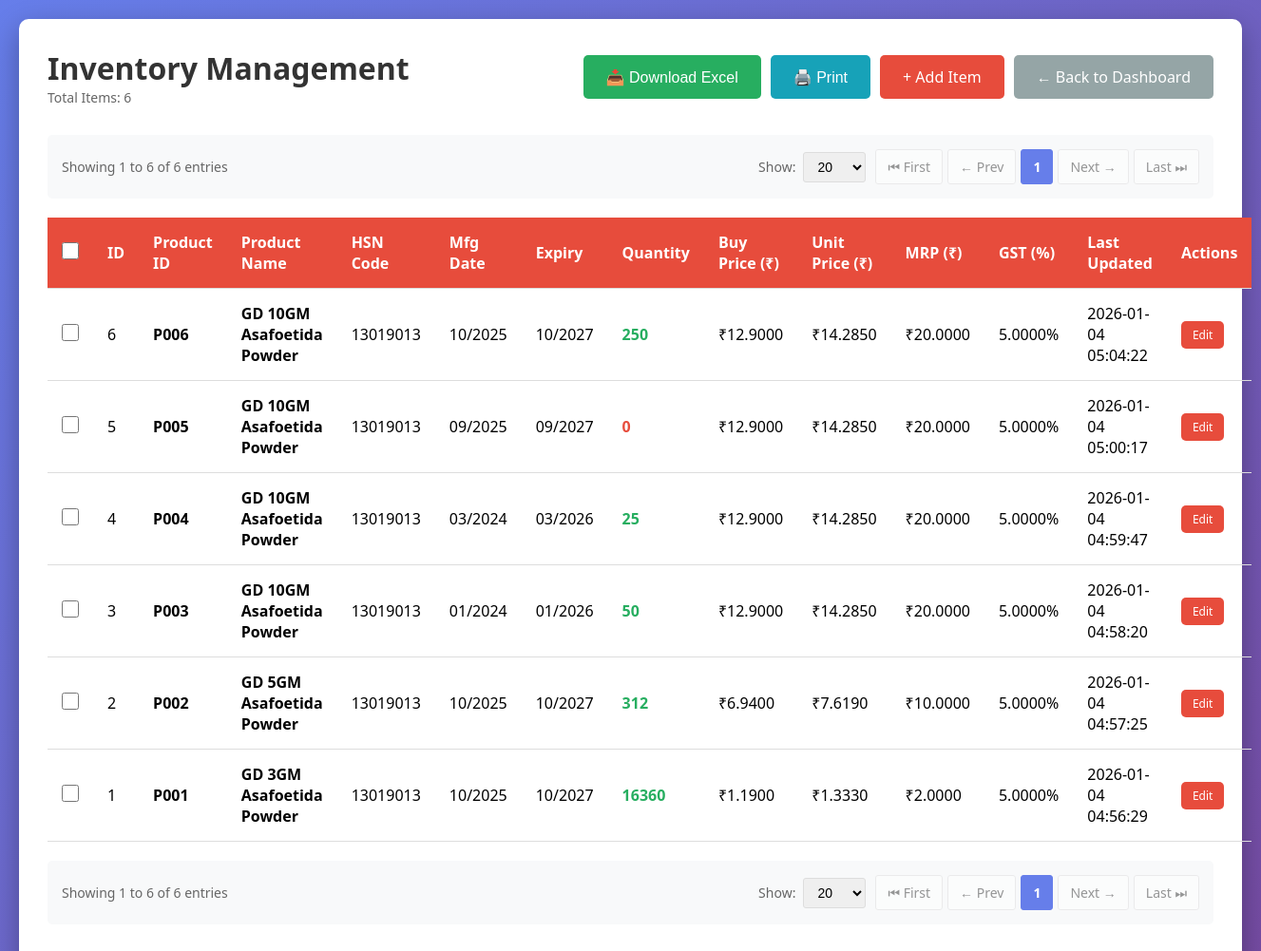
Screenshot of /inventory/ with the database file from the repository.
### tables this page shows
CREATE TABLE inventory (
                    id INTEGER PRIMARY KEY AUTOINCREMENT,
                    product_id TEXT UNIQUE NOT NULL,
                    product_name TEXT NOT NULL,
                    hsn_code TEXT,
                    manufacture_date DATE,
                    expiry_month TEXT NOT NULL,
                    quantity INTEGER NOT NULL DEFAULT 0,
                    buy_price REAL NOT NULL DEFAULT 0.0,
                    unit_price REAL NOT NULL DEFAULT 0.0,
                    mrp REAL NOT NULL DEFAULT 0.0,
                    gst_percentage REAL NOT NULL DEFAULT 0.0,
                    created_at TIMESTAMP DEFAULT CURRENT_TIMESTAMP,
                    updated_at TIMESTAMP DEFAULT CURRENT_TIMESTAMP
                );

### routes/inventory.py (the view)
@inventory_bp.route('/')
def index():
    page = request.args.get('page', 1, type=int)
    per_page = request.args.get('per_page', 20, type=int)
    if per_page not in [10, 20, 50, 100]:
        per_page = 20
    if page < 1:
        page = 1
    conn = get_db_connection()
    total_count = conn.execute('SELECT COUNT(*) as count FROM inventory').fetchone()['count']
    total_pages = max(1, (total_count + per_page - 1) // per_page) if total_count > 0 else 1
    if page > total_pages:
        page = total_pages
    offset = (page - 1) * per_page
    items = conn.execute(
        'SELECT * FROM inventory ORDER BY created_at DESC LIMIT ? OFFSET ?',
        (per_page, offset)
    ).fetchall()
    conn.close()
    has_prev = page > 1
    has_next = page < total_pages
    return render_template('inventory/index.html',
                         items=items,
                         page=page,
                         per_page=per_page,
                         total_count=total_count,
                         total_pages=total_pages,
                         has_prev=has_prev,
                         has_next=has_next)

### database.py (called while the page is built)
def get_db_connection():
    conn = sqlite3.connect(DATABASE)
    conn.row_factory = sqlite3.Row
    return conn

### templates/inventory/index.html (shortened to what this page needs)
<!DOCTYPE html>
<html lang="en">
<head>
</head>
<body>
    <div class="container">
        <div class="header">
            <div>
                <h1>Inventory Management</h1>
                <p class="item-count">Total Items: {{ total_count }}</p>
            </div>
            <div class="button-group">
                <button onclick="downloadExcel()" class="btn btn-success no-print">📥 Download Excel</button>
                <button onclick="window.print()" class="btn btn-info no-print">🖨️ Print</button>
                <a href="{{ url_for('inventory.add') }}" class="btn btn-primary no-print">+ Add Item</a>
                <a href="{{ url_for('dashboard') }}" class="btn btn-secondary no-print">← Back to Dashboard</a>
            </div>
        </div>
        {% if total_count > 0 %}
            {% set route_name = 'inventory.index' %}
            {% set extra_params = {} %}
            {% include 'pagination.html' %}
        {% endif %}
        {% if items %}
            <form id="deleteForm" method="POST" action="{{ url_for('inventory.delete_multiple') }}">
                <table>
                    <thead>
                        <tr>
                            <th class="checkbox-cell no-print">
                                <input type="checkbox" id="selectAll" onchange="toggleSelectAll(this)">
                            </th>
                            <th>ID</th>
                            <th>Product ID</th>
                            <th>Product Name</th>
                            <th>HSN Code</th>
                            <th>Mfg Date</th>
                            <th>Expiry</th>
                            <th>Quantity</th>
                            <th>Buy Price (₹)</th>
                            <th>Unit Price (₹)</th>
                            <th>MRP (₹)</th>
                            <th>GST (%)</th>
                            <th>Last Updated</th>
                            <th class="no-print">Actions</th>
                        </tr>
                    </thead>
                    <tbody>
                        {% for item in items %}
                        <tr>
                            <td class="checkbox-cell no-print">
                                <input type="checkbox" name="item_ids[]" value="{{ item['id'] }}" class="item-checkbox" onchange="updateSelection()">
                            </td>
                            <td>{{ item['id'] }}</td>
                            <td><strong>{{ item['product_id'] }}</strong></td>
                            <td><strong>{{ item['product_name'] }}</strong></td>
                            <td>{{ item['hsn_code'] or 'N/A' }}</td>
                            <td>
                                {% if item['manufacture_date'] %}
                                    {% set date_parts = item['manufacture_date'].split('-') %}
                                    {% if date_parts|length == 3 %}
                                        {{ date_parts[1] }}/{{ date_parts[0] }}
                                    {% else %}
                                        {{ item['manufacture_date'] }}
                                    {% endif %}
                                {% else %}
                                    N/A
                                {% endif %}
                            </td>
                            <td>
                                {% if item['expiry_month'] %}
                                    {% set parts = item['expiry_month'].split('-') %}
                                    {% if parts|length == 2 %}
                                        {{ parts[1] }}/{{ parts[0] }}
                                    {% else %}
                                        {{ item['expiry_month'] }}
                                    {% endif %}
                                {% else %}
                                    N/A
                                {% endif %}
                            </td>
                            <td>
                                <span class="{% if item['quantity'] < 10 %}low-stock{% else %}in-stock{% endif %}">
                                    {{ item['quantity'] }}
                                </span>
                            </td>
                            <td>₹{{ "%.4f"|format(item['buy_price']) }}</td>
                            <td>₹{{ "%.4f"|format(item['unit_price']) }}</td>
                            <td>₹{{ "%.4f"|format(item['mrp']) }}</td>
                            <td>{{ "%.4f"|format(item['gst_percentage']) }}%</td>
                            <td>{{ item['updated_at'] }}</td>
                            <td class="no-print">
                                <a href="{{ url_for('inventory.update', id=item['id']) }}"
                                   class="btn btn-primary" style="padding: 6px 12px; font-size: 12px;">Edit</a>
                            </td>
                        </tr>
                        {% endfor %}
                    </tbody>
                </table>
            </form>
            {% if total_count > 0 %}
                {% set route_name = 'inventory.index' %}
                {% set extra_params = {} %}
                {% include 'pagination.html' %}
            {% endif %}
        {% else %}
            <div class="no-data">
                <p>No inventory items found. Click "Add Item" to get started!</p>
            </div>
        {% endif %}
    </div>
</body>
</html>

### templates/inventory/index.html (style rules this page uses)
* { margin: 0; padding: 0; box-sizing: border-box; }
body { font-family: 'Segoe UI', Tahoma, Geneva, Verdana, sans-serif; background: linear-gradient(135deg, #667eea 0%, #764ba2 100%); min-height: 100vh; padding: 20px; }
.container { max-width: 1400px; margin: 0 auto; background: white; border-radius: 10px; box-shadow: 0 10px 30px rgba(0,0,0,0.3); padding: 30px; }
.header { display: flex; justify-content: space-between; align-items: center; margin-bottom: 30px; flex-wrap: wrap; gap: 15px; }
h1 { color: #333; }
.btn { padding: 12px 24px; border: none; border-radius: 5px; cursor: pointer; text-decoration: none; font-size: 16px; transition: all 0.3s; display: inline-block; }
.btn-primary { background: #e74c3c; color: white; }
.btn-secondary { background: #95a5a6; color: white; }
.btn-success { background: #27ae60; color: white; }
.btn-info { background: #17a2b8; color: white; }
table { width: 100%; border-collapse: collapse; margin-top: 20px; }
th, td { padding: 15px; text-align: left; border-bottom: 1px solid #ddd; }
th { background: #e74c3c; color: white; font-weight: 600; }
.item-count { color: #666; font-size: 14px; }
.button-group { display: flex; gap: 10px; }
.low-stock { color: #e74c3c; font-weight: bold; }
.in-stock { color: #27ae60; font-weight: bold; }
.checkbox-cell { width: 40px; text-align: center; }
input[type="checkbox"] { width: 18px; height: 18px; cursor: pointer; }

### rows the page displays
inventory: id "6", product_id "P006", product_name "GD 10GM Asafoetida Powder", hsn_code "13019013", date_parts "10", date_parts "2025", parts "10", parts "2027", quantity "250", buy_price "12.9000", unit_price "14.2850", mrp "20.0000", gst_percentage "5.0000", updated_at "2026-01-04 05:04:22"
inventory: id "5", product_id "P005", product_name "GD 10GM Asafoetida Powder", hsn_code "13019013", date_parts "09", date_parts "2025", parts "09", parts "2027", quantity "0", buy_price "12.9000", unit_price "14.2850", mrp "20.0000", gst_percentage "5.0000", updated_at "2026-01-04 05:00:17"
inventory: id "4", product_id "P004", product_name "GD 10GM Asafoetida Powder", hsn_code "13019013", date_parts "03", date_parts "2024", parts "03", parts "2026", quantity "25", buy_price "12.9000", unit_price "14.2850", mrp "20.0000", gst_percentage "5.0000", updated_at "2026-01-04 04:59:47"
inventory: id "3", product_id "P003", product_name "GD 10GM Asafoetida Powder", hsn_code "13019013", date_parts "01", date_parts "2024", parts "01", parts "2026", quantity "50", buy_price "12.9000", unit_price "14.2850", mrp "20.0000", gst_percentage "5.0000", updated_at "2026-01-04 04:58:20"
inventory: id "2", product_id "P002", product_name "GD 5GM Asafoetida Powder", hsn_code "13019013", date_parts "10", date_parts "2025", parts "10", parts "2027", quantity "312", buy_price "6.9400", unit_price "7.6190", mrp "10.0000", gst_percentage "5.0000", updated_at "2026-01-04 04:57:25"
inventory: id "1", product_id "P001", product_name "GD 3GM Asafoetida Powder", hsn_code "13019013", date_parts "10", date_parts "2025", parts "10", parts "2027", quantity "16360", buy_price "1.1900", unit_price "1.3330", mrp "2.0000", gst_percentage "5.0000", updated_at "2026-01-04 04:56:29"

### other values shown
{{ total_count }} "6"
{{ ((page - 1) * per_page) + 1 }} "1 1"
{{ [page * per_page, total_count]|min }} "6 6"
{{ total_count }} "6 6"
{{ p }} "1" "1"
